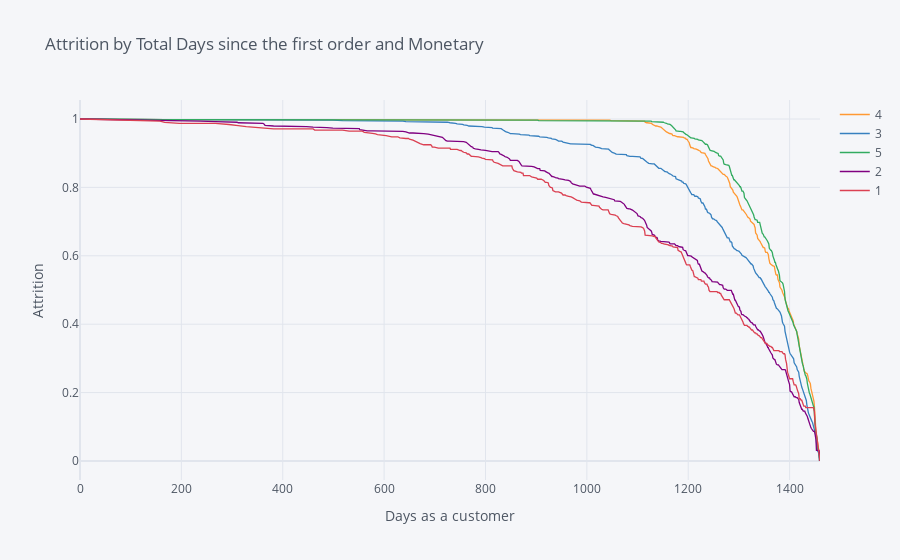

Notebook source saved alongside this figure:
### Code cell
rates=survival(df_gr_ID, 'Monetary_qcut', 'Days_as_customer', 'Attrition')
rates.iplot(kind='line', xTitle='Days as a customer', yTitle='Attrition',title='Attrition by Total Days since the first order and Monetary')

### Figure 1 — Plotly figure (JSON) as saved in the notebook; plotly's stock layout.template omitted (floating-point values rounded to 4 significant figures; data arrays with more than 128 entries replaced by an {"elided": "..."} marker saying what was removed)
{"data": [{"line": {"color": "rgba(255, 153, 51, 1.0)", "dash": "solid", "shape": "linear", "width": 1.3}, "mode": "lines", "name": "4", "text": "", "type": "scatter", "x": {"elided": "504 int values"}, "y": {"elided": "504 mixed values"}}, {"line": {"color": "rgba(55, 128, 191, 1.0)", "dash": "solid", "shape": "linear", "width": 1.3}, "mode": "lines", "name": "3", "text": "", "type": "scatter", "x": {"elided": "504 int values"}, "y": {"elided": "504 mixed values"}}, {"line": {"color": "rgba(50, 171, 96, 1.0)", "dash": "solid", "shape": "linear", "width": 1.3}, "mode": "lines", "name": "5", "text": "", "type": "scatter", "x": {"elided": "504 int values"}, "y": {"elided": "504 float values"}}, {"line": {"color": "rgba(128, 0, 128, 1.0)", "dash": "solid", "shape": "linear", "width": 1.3}, "mode": "lines", "name": "2", "text": "", "type": "scatter", "x": {"elided": "504 int values"}, "y": {"elided": "504 float values"}}, {"line": {"color": "rgba(219, 64, 82, 1.0)", "dash": "solid", "shape": "linear", "width": 1.3}, "mode": "lines", "name": "1", "text": "", "type": "scatter", "x": {"elided": "504 int values"}, "y": {"elided": "504 float values"}}], "layout": {"legend": {"bgcolor": "#F5F6F9", "font": {"color": "#4D5663"}}, "paper_bgcolor": "#F5F6F9", "plot_bgcolor": "#F5F6F9", "title": {"font": {"color": "#4D5663"}, "text": "Attrition by Total Days since the first order and Monetary"}, "xaxis": {"gridcolor": "#E1E5ED", "showgrid": true, "tickfont": {"color": "#4D5663"}, "title": {"font": {"color": "#4D5663"}, "text": "Days as a customer"}, "zerolinecolor": "#E1E5ED"}, "yaxis": {"gridcolor": "#E1E5ED", "showgrid": true, "tickfont": {"color": "#4D5663"}, "title": {"font": {"color": "#4D5663"}, "text": "Attrition"}, "zerolinecolor": "#E1E5ED"}}}
